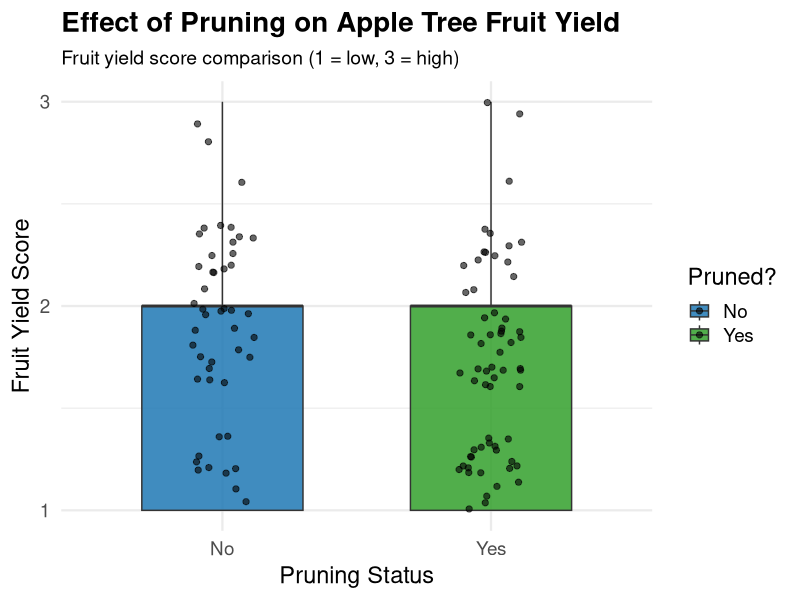

Write R code to recreate this figure.
## ---- chunk 1
knitr::opts_chunk$set(echo = TRUE, message = FALSE, warning = TRUE)
knitr::opts_knit$set(root.dir = getwd())

library(dplyr)
library(ggplot2)
## ---- chunk 2
df <- read.csv("Pruning Data - Sheet1.csv", header = FALSE)

# Rename columns
colnames(df) <- c("treeid", "pruningstatus", "pruningstatus_num", 
                  "sizeofharvest_text", "sizeofharvest")

# Clean and convert numeric yield score
df_clean <- df %>%
  mutate(
    pruningstatus = factor(pruningstatus, levels = c("No", "Yes")),
    sizeofharvest_num = as.numeric(sizeofharvest)
  ) %>%
  filter(
    !is.na(sizeofharvest_num),
    sizeofharvest_num %in% c(1, 2, 3),
    pruningstatus %in% c("No", "Yes")
  )
## ---- chunk 3
ggplot(df_clean, aes(x = pruningstatus, y = sizeofharvest_num, fill = pruningstatus)) +
  
  geom_boxplot(alpha = 0.85, width = 0.6, outlier.shape = NA) +
  geom_jitter(width = 0.12, alpha = 0.6, color = "black", size = 1.8) +
  
  # n-values above each box
  stat_summary(
    fun = function(y) length(y),
    geom = "text",
    aes(label = after_stat(y)),
    vjust = -0.6,
    size = 5
  ) +
  
  # Colorblind-friendly blue/green palette
  scale_fill_manual(values = c("No" = "#1f78b4", "Yes" = "#33a02c")) +
  
  scale_y_continuous(breaks = c(1,2,3), limits = c(1,3)) +
  
  labs(
    title = "Effect of Pruning on Apple Tree Fruit Yield",
    subtitle = "Fruit yield score comparison (1 = low, 3 = high)",
    x = "Pruning Status",
    y = "Fruit Yield Score",
    fill = "Pruned?"
  ) +
  
  theme_minimal(base_size = 17) +
  theme(
    legend.position = "right",
    plot.title = element_text(face = "bold", size = 20),
    plot.subtitle = element_text(size = 14)
  )

